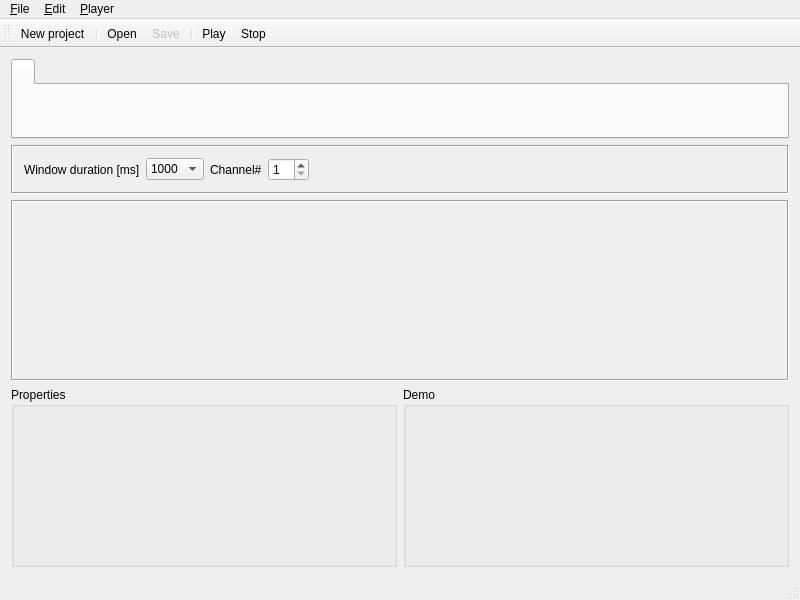
<?xml version="1.0" encoding="UTF-8"?>
<ui version="4.0">
 <class>EditorWindow</class>
 <widget class="QMainWindow" name="EditorWindow">
  <property name="geometry">
   <rect>
    <x>0</x>
    <y>0</y>
    <width>800</width>
    <height>600</height>
   </rect>
  </property>
  <property name="minimumSize">
   <size>
    <width>800</width>
    <height>600</height>
   </size>
  </property>
  <property name="windowTitle">
   <string>Illumination editor</string>
  </property>
  <widget class="QWidget" name="centralWidget">
   <layout class="QVBoxLayout" name="verticalLayout">
    <item>
     <widget class="QTabWidget" name="EffectPanel">
      <property name="sizePolicy">
       <sizepolicy hsizetype="Expanding" vsizetype="Fixed">
        <horstretch>0</horstretch>
        <verstretch>0</verstretch>
       </sizepolicy>
      </property>
      <property name="minimumSize">
       <size>
        <width>0</width>
        <height>80</height>
       </size>
      </property>
      <property name="baseSize">
       <size>
        <width>0</width>
        <height>0</height>
       </size>
      </property>
      <property name="currentIndex">
       <number>0</number>
      </property>
      <widget class="QWidget" name="tab">
       <attribute name="title">
        <string/>
       </attribute>
      </widget>
     </widget>
    </item>
    <item>
     <widget class="QFrame" name="frame">
      <property name="frameShape">
       <enum>QFrame::Box</enum>
      </property>
      <property name="frameShadow">
       <enum>QFrame::Sunken</enum>
      </property>
      <layout class="QHBoxLayout" name="horizontalLayout_2">
       <item>
        <widget class="QLabel" name="durationComboLabel">
         <property name="text">
          <string>Window duration [ms]</string>
         </property>
        </widget>
       </item>
       <item>
        <widget class="QComboBox" name="windowDurationCombo">
         <property name="currentIndex">
          <number>1</number>
         </property>
         <item>
          <property name="text">
           <string>3000</string>
          </property>
         </item>
         <item>
          <property name="text">
           <string>1000</string>
          </property>
         </item>
         <item>
          <property name="text">
           <string>300</string>
          </property>
         </item>
         <item>
          <property name="text">
           <string>100</string>
          </property>
         </item>
        </widget>
       </item>
       <item>
        <widget class="QLabel" name="channelLabel">
         <property name="text">
          <string>Channel#</string>
         </property>
        </widget>
       </item>
       <item>
        <widget class="QSpinBox" name="channelSpin">
         <property name="minimum">
          <number>1</number>
         </property>
        </widget>
       </item>
       <item>
        <spacer name="horizontalSpacer">
         <property name="orientation">
          <enum>Qt::Horizontal</enum>
         </property>
         <property name="sizeHint" stdset="0">
          <size>
           <width>476</width>
           <height>20</height>
          </size>
         </property>
        </spacer>
       </item>
      </layout>
     </widget>
    </item>
    <item>
     <widget class="QFrame" name="frame_2">
      <property name="frameShape">
       <enum>QFrame::Box</enum>
      </property>
      <property name="frameShadow">
       <enum>QFrame::Sunken</enum>
      </property>
      <layout class="QHBoxLayout" name="horizontalLayout">
       <item>
        <widget class="EditPanel" name="editPanel" native="true">
         <property name="sizePolicy">
          <sizepolicy hsizetype="Expanding" vsizetype="MinimumExpanding">
           <horstretch>0</horstretch>
           <verstretch>0</verstretch>
          </sizepolicy>
         </property>
        </widget>
       </item>
      </layout>
     </widget>
    </item>
    <item>
     <layout class="QHBoxLayout" name="horizontalLayout_3">
      <item>
       <widget class="QGroupBox" name="propertyPanel">
        <property name="sizePolicy">
         <sizepolicy hsizetype="Preferred" vsizetype="MinimumExpanding">
          <horstretch>0</horstretch>
          <verstretch>0</verstretch>
         </sizepolicy>
        </property>
        <property name="minimumSize">
         <size>
          <width>150</width>
          <height>150</height>
         </size>
        </property>
        <property name="maximumSize">
         <size>
          <width>450</width>
          <height>1800</height>
         </size>
        </property>
        <property name="title">
         <string>Properties</string>
        </property>
       </widget>
      </item>
      <item>
       <widget class="QGroupBox" name="demoPanel">
        <property name="sizePolicy">
         <sizepolicy hsizetype="Preferred" vsizetype="MinimumExpanding">
          <horstretch>0</horstretch>
          <verstretch>0</verstretch>
         </sizepolicy>
        </property>
        <property name="minimumSize">
         <size>
          <width>0</width>
          <height>150</height>
         </size>
        </property>
        <property name="title">
         <string>Demo</string>
        </property>
       </widget>
      </item>
     </layout>
    </item>
   </layout>
  </widget>
  <widget class="QMenuBar" name="menuBar">
   <property name="geometry">
    <rect>
     <x>0</x>
     <y>0</y>
     <width>800</width>
     <height>18</height>
    </rect>
   </property>
   <widget class="QMenu" name="menu_File">
    <property name="title">
     <string>&amp;File</string>
    </property>
    <addaction name="actionNewProject"/>
    <addaction name="separator"/>
    <addaction name="actionOpen"/>
    <addaction name="actionSave"/>
    <addaction name="separator"/>
    <addaction name="actionSaveAs"/>
    <addaction name="separator"/>
    <addaction name="actionExit"/>
   </widget>
   <widget class="QMenu" name="menu_Edit">
    <property name="title">
     <string>&amp;Edit</string>
    </property>
   </widget>
   <widget class="QMenu" name="menuPlay">
    <property name="title">
     <string>&amp;Player</string>
    </property>
    <addaction name="actionPlay"/>
    <addaction name="actionStop"/>
   </widget>
   <addaction name="menu_File"/>
   <addaction name="menu_Edit"/>
   <addaction name="menuPlay"/>
  </widget>
  <widget class="QToolBar" name="mainToolBar">
   <attribute name="toolBarArea">
    <enum>TopToolBarArea</enum>
   </attribute>
   <attribute name="toolBarBreak">
    <bool>false</bool>
   </attribute>
   <addaction name="actionNewProject"/>
   <addaction name="separator"/>
   <addaction name="actionOpen"/>
   <addaction name="actionSave"/>
   <addaction name="separator"/>
   <addaction name="actionPlay"/>
   <addaction name="actionStop"/>
  </widget>
  <widget class="QStatusBar" name="statusBar"/>
  <action name="actionOpen">
   <property name="icon">
    <iconset resource="resources.qrc">
     <normaloff>:/resources/fileopen.png</normaloff>:/resources/fileopen.png</iconset>
   </property>
   <property name="text">
    <string>&amp;Open</string>
   </property>
   <property name="toolTip">
    <string extracomment="Open project">Open</string>
   </property>
   <property name="shortcut">
    <string>Ctrl+O</string>
   </property>
  </action>
  <action name="actionNewProject">
   <property name="icon">
    <iconset resource="resources.qrc">
     <normaloff>:/resources/filenew.png</normaloff>:/resources/filenew.png</iconset>
   </property>
   <property name="text">
    <string>&amp;New project</string>
   </property>
   <property name="toolTip">
    <string extracomment="New project">New project</string>
   </property>
   <property name="shortcut">
    <string>Ctrl+N</string>
   </property>
  </action>
  <action name="actionSave">
   <property name="enabled">
    <bool>false</bool>
   </property>
   <property name="icon">
    <iconset resource="resources.qrc">
     <normaloff>:/resources/filesave.png</normaloff>:/resources/filesave.png</iconset>
   </property>
   <property name="text">
    <string>&amp;Save</string>
   </property>
   <property name="toolTip">
    <string extracomment="Save project">Save</string>
   </property>
   <property name="shortcut">
    <string>Ctrl+S</string>
   </property>
  </action>
  <action name="actionSaveAs">
   <property name="enabled">
    <bool>false</bool>
   </property>
   <property name="icon">
    <iconset resource="resources.qrc">
     <normaloff>:/resources/filesaveas.png</normaloff>:/resources/filesaveas.png</iconset>
   </property>
   <property name="text">
    <string>Save &amp;as</string>
   </property>
   <property name="toolTip">
    <string extracomment="Save as project">Save as</string>
   </property>
   <property name="shortcut">
    <string>Ctrl+A</string>
   </property>
  </action>
  <action name="actionExit">
   <property name="icon">
    <iconset resource="resources.qrc">
     <normaloff>:/resources/fileclose.png</normaloff>:/resources/fileclose.png</iconset>
   </property>
   <property name="text">
    <string>E&amp;xit</string>
   </property>
   <property name="toolTip">
    <string extracomment="Exit">Exit</string>
   </property>
   <property name="shortcut">
    <string>Ctrl+X</string>
   </property>
  </action>
  <action name="actionPlay">
   <property name="text">
    <string>Play</string>
   </property>
   <property name="shortcut">
    <string>P</string>
   </property>
  </action>
  <action name="actionStop">
   <property name="text">
    <string>Stop</string>
   </property>
   <property name="shortcut">
    <string>S</string>
   </property>
  </action>
 </widget>
 <layoutdefault spacing="6" margin="11"/>
 <customwidgets>
  <customwidget>
   <class>EditPanel</class>
   <extends>QWidget</extends>
   <header>edit_panel.h</header>
   <container>1</container>
  </customwidget>
 </customwidgets>
 <resources>
  <include location="resources.qrc"/>
 </resources>
 <connections>
  <connection>
   <sender>actionExit</sender>
   <signal>triggered()</signal>
   <receiver>EditorWindow</receiver>
   <slot>close()</slot>
   <hints>
    <hint type="sourcelabel">
     <x>-1</x>
     <y>-1</y>
    </hint>
    <hint type="destinationlabel">
     <x>335</x>
     <y>320</y>
    </hint>
   </hints>
  </connection>
  <connection>
   <sender>windowDurationCombo</sender>
   <signal>currentIndexChanged(QString)</signal>
   <receiver>EditorWindow</receiver>
   <slot>onSetWindowDuration(QString)</slot>
   <hints>
    <hint type="sourcelabel">
     <x>171</x>
     <y>175</y>
    </hint>
    <hint type="destinationlabel">
     <x>212</x>
     <y>62</y>
    </hint>
   </hints>
  </connection>
  <connection>
   <sender>channelSpin</sender>
   <signal>valueChanged(int)</signal>
   <receiver>EditorWindow</receiver>
   <slot>onSetChannel(int)</slot>
   <hints>
    <hint type="sourcelabel">
     <x>267</x>
     <y>168</y>
    </hint>
    <hint type="destinationlabel">
     <x>371</x>
     <y>143</y>
    </hint>
   </hints>
  </connection>
 </connections>
 <slots>
  <slot>onSetWindowDuration(QString)</slot>
  <slot>onSetChannel(int)</slot>
 </slots>
</ui>
